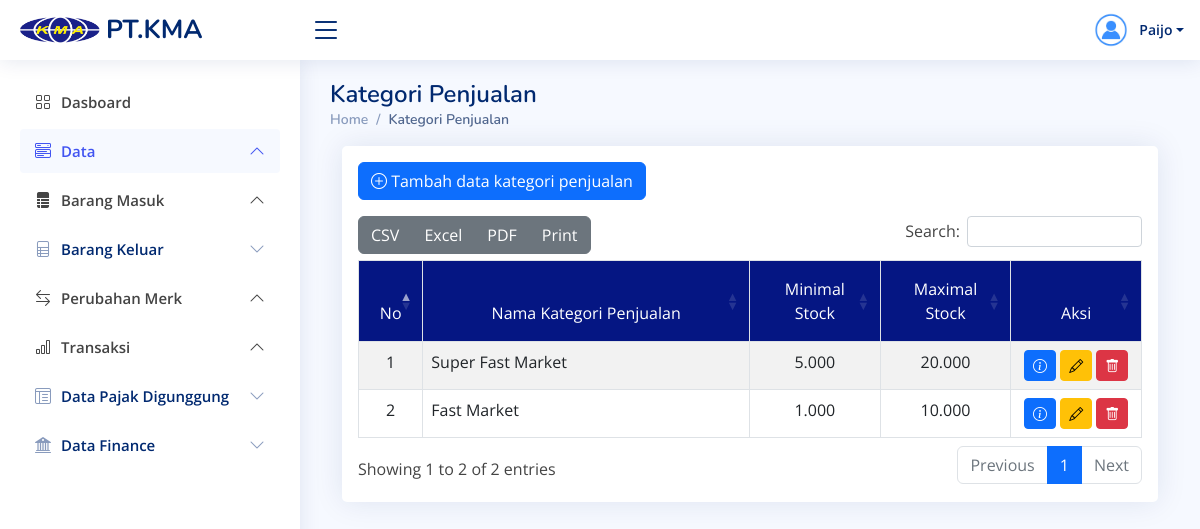
The app's page /kategori-penjualan.php (signed in) with its own data.
### tables this page shows
CREATE TABLE `tb_kat_penjualan` (
  `id_kat_penjualan` varchar(50) NOT NULL,
  `id_user` varchar(50) NOT NULL,
  `nama_kategori` varchar(50) NOT NULL,
  `min_stock` int(11) NOT NULL,
  `max_stock` int(11) NOT NULL,
  `created_date` varchar(50) NOT NULL,
  `updated_date` varchar(50) NOT NULL,
  `user_updated` varchar(50) NOT NULL
);

### kategori-penjualan.php (the view, shortened to what this page needs)
<?php
include "akses.php";
?>
<!DOCTYPE html>
<html lang="en">
<head>
  <?php include "page/head.php"; ?>
</head>
<body>
  <?php include "page/nav-header.php" ?>
  <?php include "page/sidebar.php"; ?>
  <main id="main" class="main">
    <div class="pagetitle">
      <h1>Kategori Penjualan</h1>
      <nav>
        <ol class="breadcrumb">
          <li class="breadcrumb-item"><a href="dashboard.php">Home</a></li>
          <li class="breadcrumb-item active">Kategori Penjualan</li>
        </ol>
      </nav>
    </div>
    <section>
      <div class="container-fluid">
        <div class="card">
          <div class="card-body p-3">
            <a href="#" class="btn btn-primary btn-md" data-bs-toggle="modal" data-bs-target="#modal1"><i class="bi bi-plus-circle"></i> Tambah data kategori penjualan</a>
            <div class="table-responsive mt-3">
              <table class="table table-striped table-bordered" id="table1">
                <thead>
                  <tr class="text-white" style="background-color: #051683;">
                    <td class="text-center p-3 col-1">No</td>
                    <td class="text-center p-3 col-5">Nama Kategori Penjualan</td>
                    <td class="text-center p-3 col-2">Minimal Stock</td>
                    <td class="text-center p-3 col-2">Maximal Stock</td>
                    <td class="text-center p-3 col-2">Aksi</td>
                  </tr>
                </thead>
                <tbody>
                  <?php
                  include "koneksi.php";
                  $no = 1;
                  $sql = "SELECT kp.*,  uc.nama_user as user_created, uu.nama_user as user_updated
                            FROM tb_kat_penjualan as kp
                            LEFT JOIN user uc ON (kp.id_user = uc.id_user)
                            LEFT JOIN user uu ON (kp.user_updated = uu.id_user)";
                  $query = mysqli_query($connect, $sql) or die(mysqli_error($connect));
                  while ($data = mysqli_fetch_array($query)) {
                    $id_kat = base64_encode($data['id_kat_penjualan']);
                  ?>
                    <tr>
                      <td class="text-center"><?php echo $no; ?></td>
                      <td><?php echo $data['nama_kategori'] ?></td>
                      <td class="text-center"><?php echo number_format($data['min_stock'], 0, '.', '.') ?></td>
                      <td class="text-center"><?php echo number_format($data['max_stock'], 0, '.', '.') ?></td>
                      <td class="text-center">
                        <button class="btn btn-primary btn-sm" data-bs-toggle="modal" data-bs-target="#modal3" data-user="<?php echo $data['user_created'] ?>" data-nama="<?php echo $data['nama_kategori'] ?>" data-created="<?php echo $data['created_date'] ?>" data-updated="<?php echo $data['updated_date'] ?>" data-userupdated="<?php echo $data['user_updated'] ?>">
                          <i class="bi bi-info-circle"></i>
                        </button>
                        <button class="btn btn-warning btn-sm" data-bs-toggle="modal" data-bs-target="#modal2" data-id="<?php echo $data['id_kat_penjualan'] ?>" data-nama="<?php echo $data['nama_kategori'] ?>" data-minstock="<?php echo number_format($data['min_stock'], 0, '.', '.') ?>" data-maxstock="<?php echo number_format($data['max_stock'], 0, '.', '.') ?>">
                          <i class="bi bi-pencil"></i>
                        </button>
                        <a href="proses/proses-kat-penjualan.php?hapus-kat-penjualan=<?php echo $id_kat ?>" class="btn btn-danger btn-sm delete-data"><i class="bi bi-trash"></i></a>
                      </td>
                    </tr>
                    <?php $no++; ?>
                  <?php } ?>
                </tbody>
              </table>
            </div>
          </div>
        </div>
      </div>
    </section>
  </main>
</body>
</html>

### assets/css/style.css (style rules this page uses)
:root { scroll-behavior: smooth; }
body { font-family: "Open Sans", sans-serif; background: #f6f9ff; color: #444444; }
h1, h2, h3, h4, h5, h6 { font-family: "Nunito", sans-serif; }
#main { margin-top: 60px; padding: 20px 30px; transition: all 0.3s; }
.pagetitle { margin-bottom: 10px; }
.pagetitle h1 { font-size: 24px; margin-bottom: 0; font-weight: 600; color: #012970; }
.card { margin-bottom: 30px; border: none; border-radius: 5px; box-shadow: 0px 0 30px rgba(1, 41, 112, 0.1); }
.card-body { padding: 0 20px 20px 20px; }
.breadcrumb { font-size: 14px; font-family: "Nunito", sans-serif; color: #899bbd; font-weight: 600; }
.breadcrumb a { color: #899bbd; transition: 0.3s; }
.breadcrumb .breadcrumb-item::before { color: #899bbd; }
.breadcrumb .active { color: #51678f; font-weight: 600; }
@media (min-width: 1200px) { #main, #footer { margin-left: 300px; } }

### records on screen
tb_kat_penjualan: nama_kategori "Super Fast Market", min_stock "5.000", max_stock "20.000"
tb_kat_penjualan: nama_kategori "Fast Market", min_stock "1.000", max_stock "10.000"

### other values on screen
$_SESSION['tiket_nama'] "Paijo"
